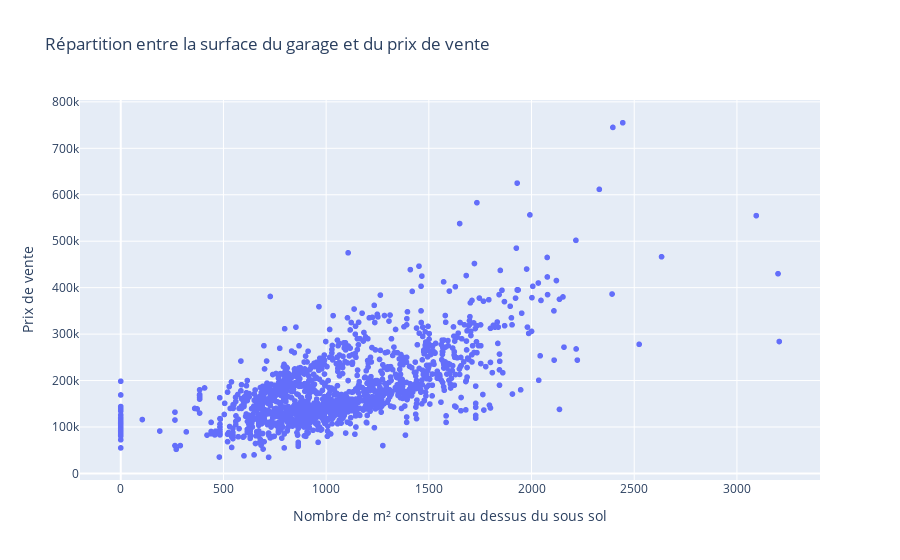

Notebook cell for this chart:
### Code cell
fig = px.scatter(df,
    x='TotalBsmtSF', 
    y='SalePrice', 
    labels={
         "TotalBsmtSF": "Nombre de m² construit au dessus du sous sol",
         "SalePrice": "Prix de vente",
     },
    title="Répartition entre la surface du garage et du prix de vente"
    )             

fig.show()

### Figure 1 — Plotly figure (JSON) as saved in the notebook; plotly's stock layout.template omitted (floating-point values rounded to 4 significant figures; data arrays with more than 128 entries replaced by an {"elided": "..."} marker saying what was removed)
{"data": [{"hovertemplate": "Nombre de m² construit au dessus du sous sol=%{x}<br>Prix de vente=%{y}<extra></extra>", "legendgroup": "", "marker": {"color": "#636efa", "symbol": "circle"}, "mode": "markers", "name": "", "showlegend": false, "type": "scattergl", "x": {"elided": "1457 int values"}, "xaxis": "x", "y": {"elided": "1457 int values"}, "yaxis": "y"}], "layout": {"legend": {"tracegroupgap": 0}, "title": {"text": "Répartition entre la surface du garage et du prix de vente"}, "xaxis": {"anchor": "y", "domain": [0, 1], "title": {"text": "Nombre de m² construit au dessus du sous sol"}}, "yaxis": {"anchor": "x", "domain": [0, 1], "title": {"text": "Prix de vente"}}}}
